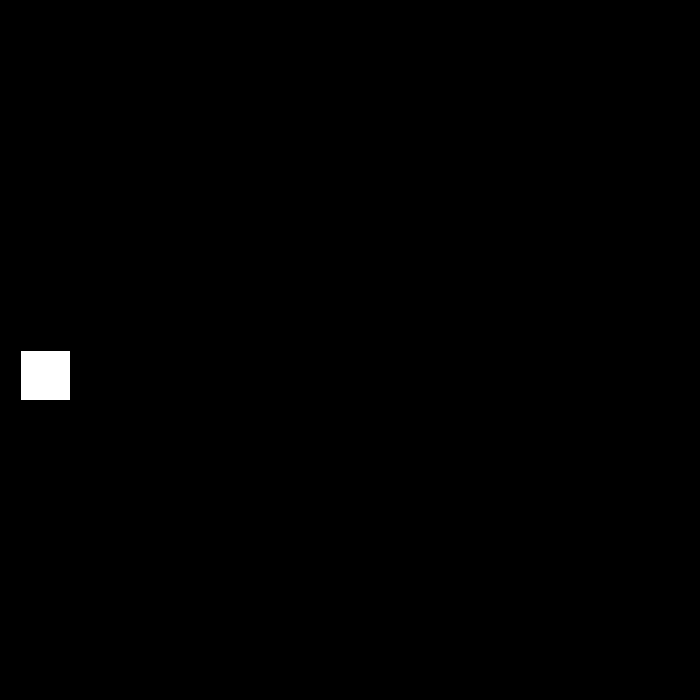
Frame 1 (no input)
Frame 60 (the mouse pressed at the canvas centre just before this capture): identical to frame 1, image omitted
Frame 120 (the mouse held since frame 60 and released just before this capture): identical to frame 1, image omitted

The Processing sketch that drew this single still picture (run headless with seeded random() and noise(); from frame 60 on, the mouse is pressed at the canvas centre):

// Processing sketch: sketch_03_3
// ── sketch_03_3.pde
int x=20;

void setup(){
  size(700,700);
  println(CODED);
}
void draw(){
  background(0);
  rect(x,height/2,50,50);
}

void keyPressed(){
  if(key==CODED)   // controlla se il tasto premuto è codificato
  {
    if(keyCode==LEFT)
    {
      println(LEFT);
      x-=5;    
    }
    else if(keyCode==RIGHT)
    {
      println(RIGHT);
      x+=5;
    }
  
  }
}
